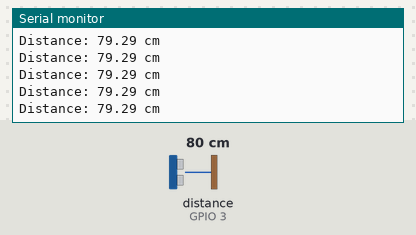
The program below on a simulated Seeed XIAO ESP32-S3. On the bench: the last lines printed to the serial monitor. Wiring (inferred from the names in the program): ultrasonic range finder: trigger GPIO 2; echo GPIO 3. The inputs (shaded band) are chosen by the test bench; at power-on: distance to the obstacle (sensor on GPIO 3) 80 cm. The echo pulse lasts 58.3 µs per cm; WiFi joins after 1.5 s; servers stay silent unless stated.

Above: at 2.9 s.
3.0 s: distance to the obstacle (sensor on GPIO 3) set to 2 cm
At 4.19 s:
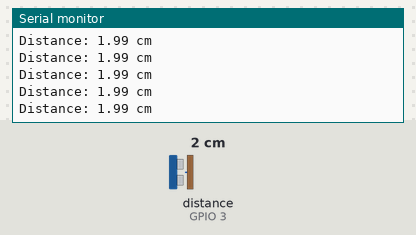
5.7 s: distance to the obstacle (sensor on GPIO 3) set to 4 cm
At 5.73 s:
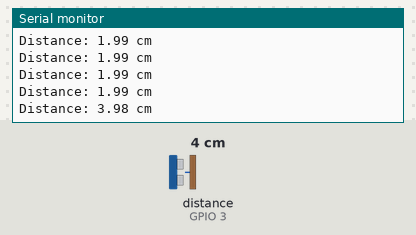
Timing chart, 0 to 8.7 s (numbered marks = the images above; inputs shaded):
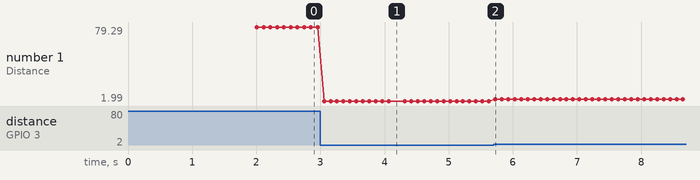

Measured:
- after the input at 3.0 s, the serial monitor: prints a new line after 0.06 s (image 1)
- after the input at 5.7 s, the serial monitor: prints a new line at once (image 2)
- plotted number 1: 79.29 → 1.99 after the input at 3.0 s, 1.99 → 3.98 after the input at 5.7 s

The program:

main.cpp
```cpp
#include <Arduino.h>
#include <WiFi.h>
#include <Firebase_ESP_Client.h>

#include "addons/TokenHelper.h"
//Provide the RTDB payload printing info and other helper functions.
#include "addons/RTDBHelper.h"

const char* ssid = "UW MPSK";
const char* password = "xKYV;j?44#"; // Replace with your network password
#define DATABASE_URL "https://esp32-firebase-demo-53641-default-rtdb.firebaseio.com/" // Replace with your database URL
#define API_KEY "AIzaSyA7Iunk4YsBKpnsnVu62YsjVQHhT6Crwxc" // Replace with your API key
#define MAX_WIFI_RETRIES 5 // Maximum number of WiFi connection retries

int uploadInterval = 5000; // 1 seconds 2 upload

//Define Firebase Data object
FirebaseData fbdo;

FirebaseAuth auth;
FirebaseConfig config;

unsigned long sendDataPrevMillis = 0;
int count = 0;
bool signupOK = false;

// HC-SR04 Pins
const int trigPin = 2;
const int echoPin = 3;

// Define sound speed in cm/usec
const float soundSpeed = 0.034;

// Function prototypes
float measureDistance();
void connectToWiFi();
void initFirebase();
void sendDataToFirebase(float distance);

void setup() {
  Serial.begin(115200);

  pinMode(trigPin, OUTPUT);
  pinMode(echoPin, INPUT);

  connectToWiFi();
  initFirebase();

  unsigned long startTime = millis();
  unsigned long lastTimeObjectDetected = millis();

  while (true) {
    float distance = measureDistance();

    // Check if distance is greater than 50cm
    if (distance > 50) {
      // Check if 30 seconds have passed since the object was last detected within 50cm
      if (millis() - lastTimeObjectDetected > 30000) {
        // Send a final message before going to sleep
        Serial.println("No object detected within 50cm for 30 seconds. Going to sleep.");
        sendDataToFirebase(distance);  // Send the last distance reading before sleep

        // Deep sleep for 30 seconds
        esp_sleep_enable_timer_wakeup(30000 * 1000); // Time in microseconds
        esp_deep_sleep_start();
      }
    } else { // if less than 50cm, send to firebase every 2 seconds
      // Reset the timer as the object is detected within 50cm
      lastTimeObjectDetected = millis();
      if (millis() - startTime > 2000) {
        sendDataToFirebase(distance);
        startTime = millis();
      }
    }

    delay(100); // Delay to prevent too frequent sensor readings
  }
}

void loop(){
  // This is not used
}

float measureDistance()
{
  digitalWrite(trigPin, LOW);
  delayMicroseconds(2);
  digitalWrite(trigPin, HIGH);
  delayMicroseconds(10);
  digitalWrite(trigPin, LOW);

  long duration = pulseIn(echoPin, HIGH);
  float distance = duration * soundSpeed / 2;

  Serial.print("Distance: ");
  Serial.print(distance);
  Serial.println(" cm");
  return distance;
}

void connectToWiFi()
{
  // Print the device's MAC address.
  Serial.println(WiFi.macAddress());
  WiFi.begin(ssid, password);
  Serial.println("Connecting to WiFi");
  int wifiCnt = 0;
  while (WiFi.status() != WL_CONNECTED) {
    delay(1000);
    Serial.print(".");
    wifiCnt++;
    if (wifiCnt > MAX_WIFI_RETRIES){
      Serial.println("WiFi connection failed");
      ESP.restart();
    }
  }
  Serial.println("Connected to WiFi");
  Serial.print("IP Address: ");
  Serial.println(WiFi.localIP());
}

void initFirebase()
{
  /* Assign the api key (required) */
  config.api_key = API_KEY;

  /* Assign the RTDB URL (required) */
  config.database_url = DATABASE_URL;

  /* Sign up */
  if (Firebase.signUp(&config, &auth, "", "")){
    Serial.println("ok");
    signupOK = true;
  }
  else{
    Serial.printf("%s\n", config.signer.signupError.message.c_str());
  }

  /* Assign the callback function for the long running token generation task */
  config.token_status_callback = tokenStatusCallback; //see addons/TokenHelper.h

  Firebase.begin(&config, &auth);
  Firebase.reconnectNetwork(true);
}

void sendDataToFirebase(float distance){
    if (Firebase.ready() && signupOK && (millis() - sendDataPrevMillis > uploadInterval || sendDataPrevMillis == 0)){
    sendDataPrevMillis = millis();
    // Write an Float number on the database path test/float
    if (Firebase.RTDB.pushFloat(&fbdo, "test/distance", distance)){
      Serial.println("PASSED");
      Serial.print("PATH: ");
      Serial.println(fbdo.dataPath());
      Serial.print("TYPE: " );
      Serial.println(fbdo.dataType());
    } else {
      Serial.println("FAILED");
      Serial.print("REASON: ");
      Serial.println(fbdo.errorReason());
    }
    count++;
  }
}
```
